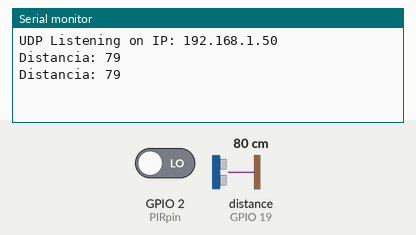
Bench run of a sketch on a simulated ESP32. Shown: the last lines printed to the serial monitor. Wiring (inferred from the names in the program): ultrasonic range finder: trigger GPIO 18; echo GPIO 19. Inputs (shaded band) come from the test bench; at power-on: GPIO 2 (PIRpin) LOW, distance to the obstacle (sensor on GPIO 19) 80 cm. The echo pulse lasts 58.3 µs per cm; WiFi joins after 1.5 s; servers stay silent unless stated.

Above: at 2.7 s.
2.8 s: GPIO 2 (PIRpin) driven HIGH
5.0 s: GPIO 2 (PIRpin) driven LOW
7.0 s: distance to the obstacle (sensor on GPIO 19) set to 2 cm
At 8.3 s:
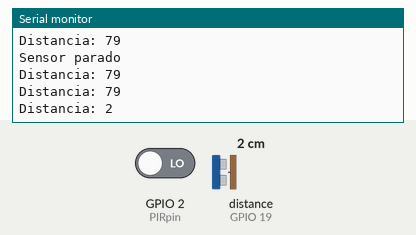
8.5 s: distance to the obstacle (sensor on GPIO 19) set to 4 cm
At 9.2 s:
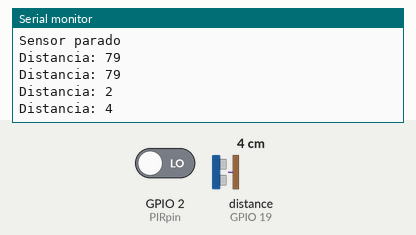
Timing chart, 0 to 11.0 s (numbered marks = the images above; inputs shaded):
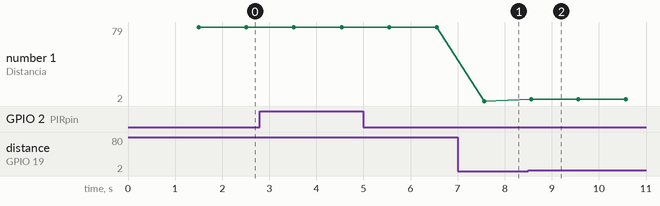

The sketch:

sensores.ino
```cpp
#include "AsyncUDP.h"
#include "WiFi.h"
#include <TimeLib.h>
#include <ArduinoJson.h>

const int EchoPin = 19;
const int TriggerPin = 18; // para distancia

const int PIRpin = 2;


const char * ssid = "Grupo6xD";
const char * password = "12345678";

int pirState = LOW;
int val =0 ;

AsyncUDP udp;

StaticJsonDocument<200> jsonBuffer; //tamaño maximo de los datos

void setup() {
  Serial.begin(115200);
  pinMode(TriggerPin, OUTPUT);
  pinMode(EchoPin, INPUT);

  pinMode(PIRpin,INPUT); // para el de presencia

  setTime (9, 15, 0, 7, 10, 2018); //hora minuto segundo dia mes año
    WiFi.mode(WIFI_STA);
    WiFi.begin(ssid, password);
      if (WiFi.waitForConnectResult() != WL_CONNECTED) {
        Serial.println("WiFi Failed");
        while(1) {
            delay(1000);
          }
      }if(udp.listen(1234)) {
          Serial.print("UDP Listening on IP: ");
          Serial.println(WiFi.localIP());
          udp.onPacket([](AsyncUDPPacket packet) {
            Serial.write(packet.data(), packet.length());
            Serial.println();
          });
        }

}
void loop() {
  //Serial.println(TriggerPin);
  //Serial.println(EchoPin);
  Serial.print("Distancia: ");
  Serial.println(distancia(TriggerPin, EchoPin));
  delay(1000);

   val = digitalRead(PIRpin);
   if (val == HIGH)   //si está activado
   {
      if (pirState == LOW)  //si previamente estaba apagado
      {
        Serial.println("Sensor activado");
        pirState = HIGH;
        jsonBuffer["Movimiento"]= true;
      }
   }
   else   //si esta desactivado
   {
      if (pirState == HIGH)  //si previamente estaba encendido
      {
        Serial.println("Sensor parado");
        jsonBuffer["Movimiento"]= false;

        pirState = LOW;
      }
    }

    char texto[150];
     jsonBuffer["Hora"]=hour(); //Datos introducidos en el objeto “jsonbuffer"
        jsonBuffer["Minuto"]=minute(); //3 campos
        jsonBuffer["Segundo"]=second(); //
        jsonBuffer["Distancia"] = distancia(TriggerPin, EchoPin);

     serializeJson(jsonBuffer, texto); //paso del objeto “jsonbuffer" a te

     udp.broadcastTo(texto,1234); //se envía por el puerto 1234 el JSON

}
  int distancia(int TriggerPin, int EchoPin) {
    long duracion, distanciaCm;
    digitalWrite(TriggerPin, LOW); //nos aseguramos señal baja al principio
    delayMicroseconds(4);
    digitalWrite(TriggerPin, HIGH); //generamos pulso de 10us
   //Serial.println(duracion);
   // Serial.println(TriggerPin);
   // Serial.println(EchoPin);
    delayMicroseconds(10);
    digitalWrite(TriggerPin, LOW);
    duracion = pulseIn(EchoPin, HIGH); //medimos el tiempo del pulso
    //Serial.print(duracion);
    distanciaCm = duracion * 10 / 292 / 2; //convertimos a distancia
    return distanciaCm;
    Serial.println(distanciaCm);
    }
```

Measured:
- after the input at 7.0 s, the serial monitor: prints a new line after 0.56 s (image 1)
- after the input at 8.5 s, the serial monitor: prints a new line after 0.06 s (image 2)
- plotted number 1: 79 → 2 after the input at 7.0 s, 2 → 4 after the input at 8.5 s
